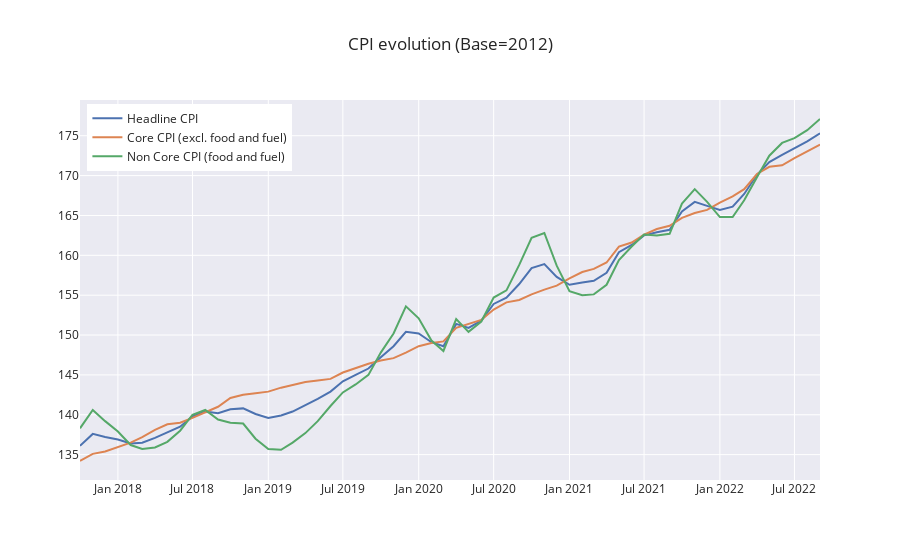

The code cell stored with this chart in its notebook:
### Code cell
import plotly.graph_objects as go
import pandas as pd

df = pd.read_excel('/Users/kalyan/Library/CloudStorage/OneDrive-IIMVIZAG/Kalyan-Research/APO/Data-Analysis-Manuscript/CPI-India.xlsx'
                  , sheet_name='Core-NonCore-CPI', header=1, usecols="A,B,E,H", nrows=60)
#print(df)
print(df.columns)
cpi_headline = go.Line(
    x = df['Month'],
    y = df['CPI general index'],
    name = 'Headline CPI',
)

cpi_core = go.Line(
    x = df['Month'],
    y = df['Core CPI index'],
    name = 'Core CPI (excl. food and fuel)',
)

cpi_noncore = go.Line(
    x = df['Month'],
    y = df['Non-core CPI index'],
    name = 'Non Core CPI (food and fuel)',
)

fig1 = go.Figure(data=[cpi_headline, cpi_core, cpi_noncore])
fig1.update_layout(title = 'CPI evolution (Base=2012)', template='seaborn', 
                   legend=dict(yanchor="top",
                               y=0.99,xanchor="left",x=0.01), 
                   showlegend=True)
fig1.update_yaxes(visible=True)
fig1.show()
